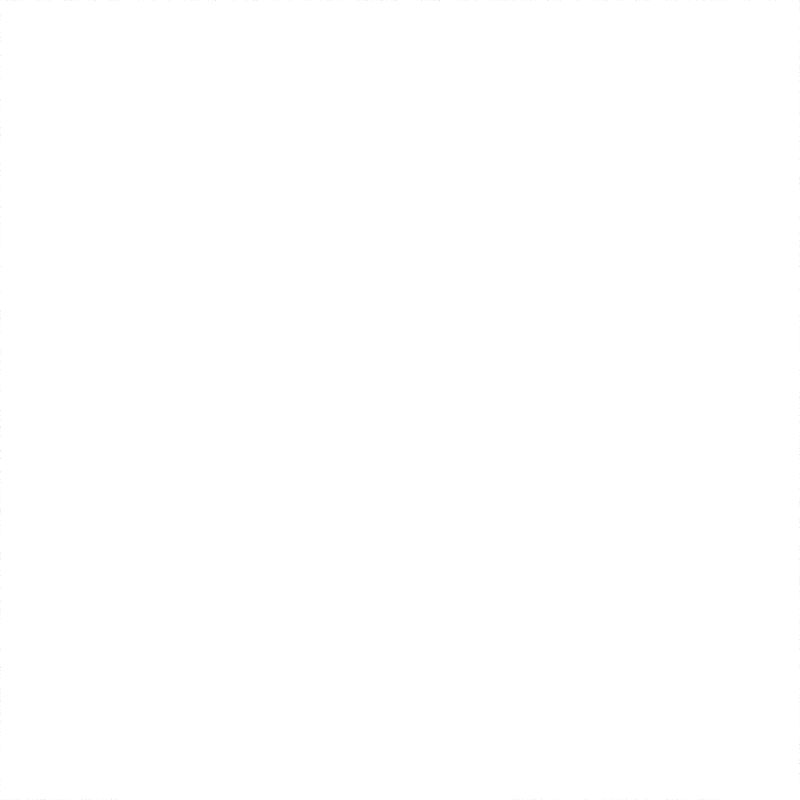
Frame 1 (no input)
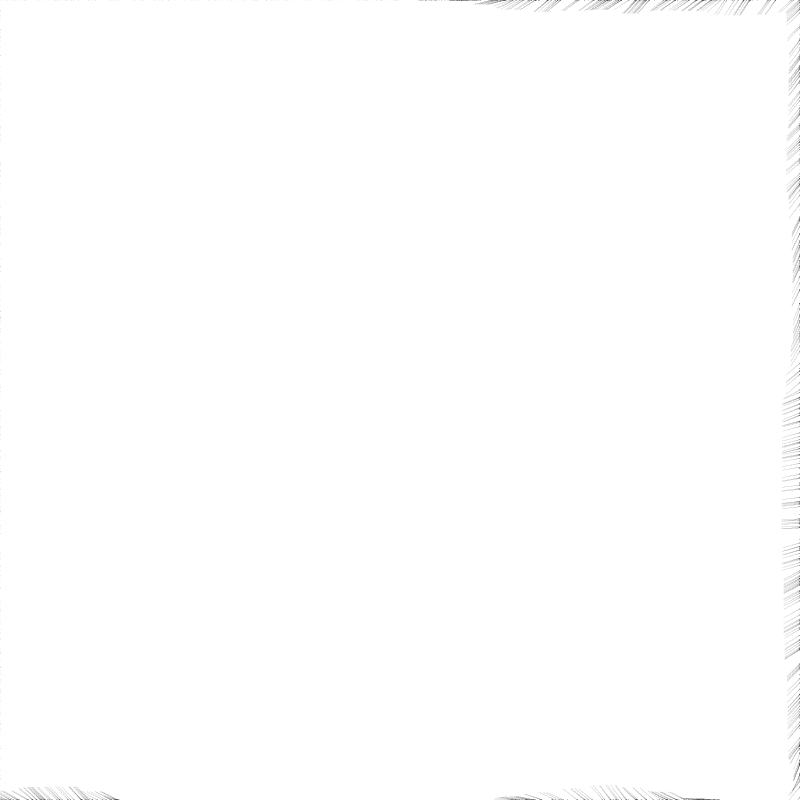
Frame 60 (the mouse pressed at the canvas centre just before this capture)
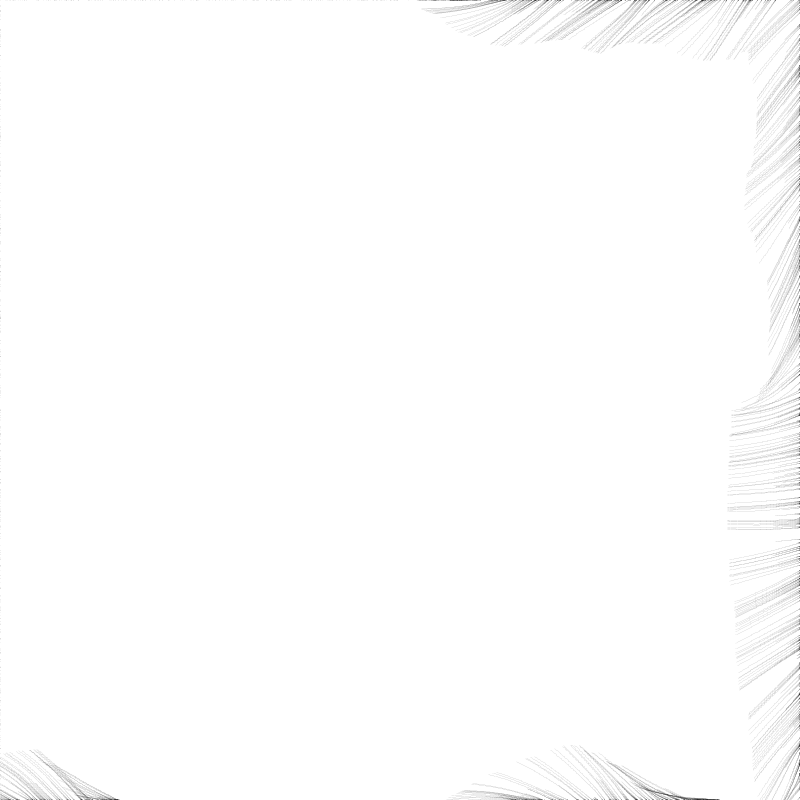
Frame 120 (the mouse held since frame 60 and released just before this capture)

The Processing sketch that drew these frames (run headless with seeded random() and noise(); from frame 60 on, the mouse is pressed at the canvas centre):

// Processing sketch: flowField
// ── flowField.pde
int seed = 0;
int canvasSize = 800;
int fps = 120;

Drawing drawing;

public void settings() {
    noiseSeed(seed);
    size(canvasSize, canvasSize);
}

public void setup() {
    frameRate(fps);
    drawing = new Drawing(1000, "FlowField");
    drawing.init();
}

public void draw() {
    drawing.draw();
}
// ── drawing.pde
class Drawing{
    protected Particle[] particles;
    protected int t = 0;
    protected int maxT = 1000;
    protected String name;

    Drawing(int numParticle, String saveName) {
        particles = new Particle[numParticle];
        name = saveName;
    }

    public void init() {
        background(255, 255, 255);
        for (int i = 0; i < particles.length; i++) {
            particles[i] = new Particle();
        }
    }

    public void draw() {
        //background(0,0,0);
        for (int i = 0; i < particles.length; i++) {
            PVector force = perlinField(particles[i].pos);
            particles[i].applyForce(force);
            particles[i].move();
            particles[i].draw();
        }
        t++;


        surface.setTitle("draw/"+name+".png | "+str(t)+" / "+str(maxT));
        if (t == maxT) {
            save("draw/"+name+".png");
            noLoop();
        }
    }

    protected float smoothness = 0.1;
    protected float fieldGridSize = 30;

    public PVector perlinField(PVector pos) {
        int x = floor(pos.x / fieldGridSize);
        int y = floor(pos.y / fieldGridSize);
        float angle = noise(x * smoothness, y * smoothness) * TWO_PI;
        return PVector.fromAngle(angle);
    }
}
// ── particle.pde
class Particle{
    private PVector prevPos, pos, vel, acc;
    private float m = 100;
    private float maxSpeed = 10;
    private float boundary = 10;

    Particle() {
        reset();
    }
    Particle(float mass, float speed) {
        m = mass;
        maxSpeed = speed;
        reset();
    }

    public void draw() {
        pushStyle();
        stroke(0, 0, 0, 10);
        strokeWeight(1);
        line(pos.x, pos.y, prevPos.x, prevPos.y);
        popStyle();
    }

    public void move() {
        prevPos = pos.copy();
        vel.add(acc);
        vel.limit(maxSpeed);
        pos.add(vel);
        acc.mult(0);
        checkBoundary();
    }

    public void applyForce(PVector force) {
        acc.add(force.div(m));
    }

    private void checkBoundary() {
        if (pos.x > width + boundary) {
            pos.x = pos.x % width;
            collideWall();
        }
        if (pos.x < 0 - boundary) {
            pos.x = pos.x % width;
            pos.x = width;
            collideWall();
        }
        if (pos.y > height + boundary) {
            pos.y = pos.y % height;
            collideWall();
        }
        if (pos.y < 0 - boundary) {
            pos.y = pos.y % height;
            collideWall();
        }
    }

    private void collideWall() {
        // prevPos = pos.copy();
        // vel.mult(0);
        // acc.mult(0);
        reset();
    }

    private void reset() {
        switch (int(random(4))) {
            case 0: 
                pos = new PVector(random(width), 0);
                break;
            case 1: 
                pos = new PVector(random(width), height);
                break;
            case 2: 
                pos = new PVector(0, random(height));
                break;
            case 3:
                pos = new PVector(width, random(height));
                break;
        }
        prevPos = pos.copy();
        vel = new PVector(0, 0);
        acc = new PVector(0, 0);
    }
}
